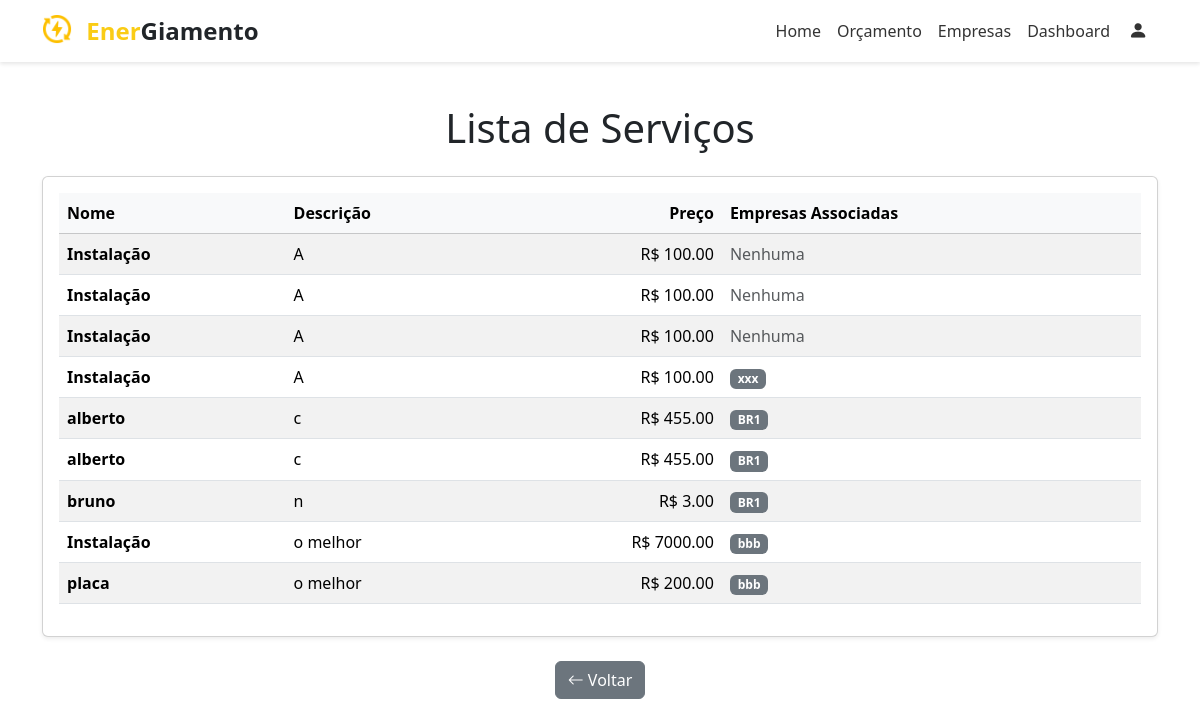
The app's page /servicos with its own data.
### app/models.py (models this page shows)
class Servico(db.Model):
    idservico = db.Column(db.Integer, primary_key=True)
    nome = db.Column(db.String(100))
    descricao = db.Column(db.String(200))
    preco = db.Column(db.Integer)
    fornecedores = db.relationship(
        'Fornecedor',
        secondary='servico_has_fornecedor',
        back_populates='servicos'
    )

class Fornecedor(db.Model):
    idfornecedor = db.Column(db.Integer, primary_key=True)
    nome = db.Column(db.String(100))
    cnpj = db.Column(db.String(18))
    contato_idcontato = db.Column(db.Integer, db.ForeignKey('contato.idcontato'))
    cadastro_idcadastro = db.Column(db.Integer, db.ForeignKey('cadastro.idcadastro'))
    endereco_idendereco = db.Column(db.Integer, db.ForeignKey('endereco.idendereco'))
    endereco = db.relationship('Endereco', back_populates='fornecedores')
    atualizacao_servico = db.Column(db.Date)
    contato = db.relationship('Contato')
    servicos = db.relationship(
        'Servico',
        secondary='servico_has_fornecedor',
        back_populates='fornecedores'
    )
    orcamentos = db.relationship(
        'Orcamento',
        secondary='orcamento_has_fornecedor',
        back_populates='fornecedores'
    )

### app/main/__init__.py (the view)
@main.route('/servicos')
def servicos():
    todos = Servico.query.all()
    return render_template('servicos.html', servicos=todos)

### app/templates/servicos.html
{% extends "base.html" %}
{% block content %}
<div class="container my-5">
  <h1 class="text-center mb-4">Lista de Serviços</h1>
  <div class="card shadow-sm">
    <div class="card-body">
      {% if servicos %}
        <div class="table-responsive">
          <table class="table table-striped table-hover align-middle">
            <thead class="table-light">
              <tr>
                <th scope="col">Nome</th>
                <th scope="col">Descrição</th>
                <th scope="col" class="text-end">Preço</th>
                <th scope="col">Empresas Associadas</th>
              </tr>
            </thead>
            <tbody>
              {% for servico in servicos %}
                <tr>
                  <td><strong>{{ servico.nome }}</strong></td>
                  <td>{{ servico.descricao }}</td>
                  <td class="text-end">R$ {{ "%.2f"|format(servico.preco|float) }}</td>
                  <td>
                    {% if servico.fornecedores %}
                      {% for fornecedor in servico.fornecedores %}
                        <span class="badge bg-secondary">{{ fornecedor.nome }}</span>
                      {% endfor %}
                    {% else %}
                      <span class="text-muted">Nenhuma</span>
                    {% endif %}
                  </td>
                </tr>
              {% endfor %}
            </tbody>
          </table>
        </div>
      {% else %}
        <div class="alert alert-info text-center mb-0" role="alert">
          Nenhum serviço cadastrado no momento.
        </div>
      {% endif %}
    </div>
  </div>
  <div class="text-center mt-4">
    <a href="{{ url_for('main.index') }}" class="btn btn-secondary">
      <i class="bi bi-arrow-left"></i> Voltar
    </a>
  </div>
</div>
{% endblock %}

### app/templates/base.html (style rules this page uses)
body, html { margin: 0; padding: 0; width: 100%; height: 100%; }
body { padding-top: 56px; min-height: 100vh; flex-direction: column; }

### records on screen
Servico: nome "Instalação", descricao "A", preco "100.00", shows "Nenhuma"
Servico: nome "Instalação", descricao "A", preco "100.00", shows "Nenhuma"
Servico: nome "Instalação", descricao "A", preco "100.00", shows "Nenhuma"
Servico: nome "Instalação", descricao "A", preco "100.00"
Fornecedor: nome "xxx"
Servico: nome "alberto", descricao "c", preco "455.00"
Fornecedor: nome "BR1"
Servico: nome "alberto", descricao "c", preco "455.00"
Servico: nome "bruno", descricao "n", preco "3.00"
Servico: nome "Instalação", descricao "o melhor", preco "7000.00"
Fornecedor: nome "bbb"
Servico: nome "placa", descricao "o melhor", preco "200.00"
